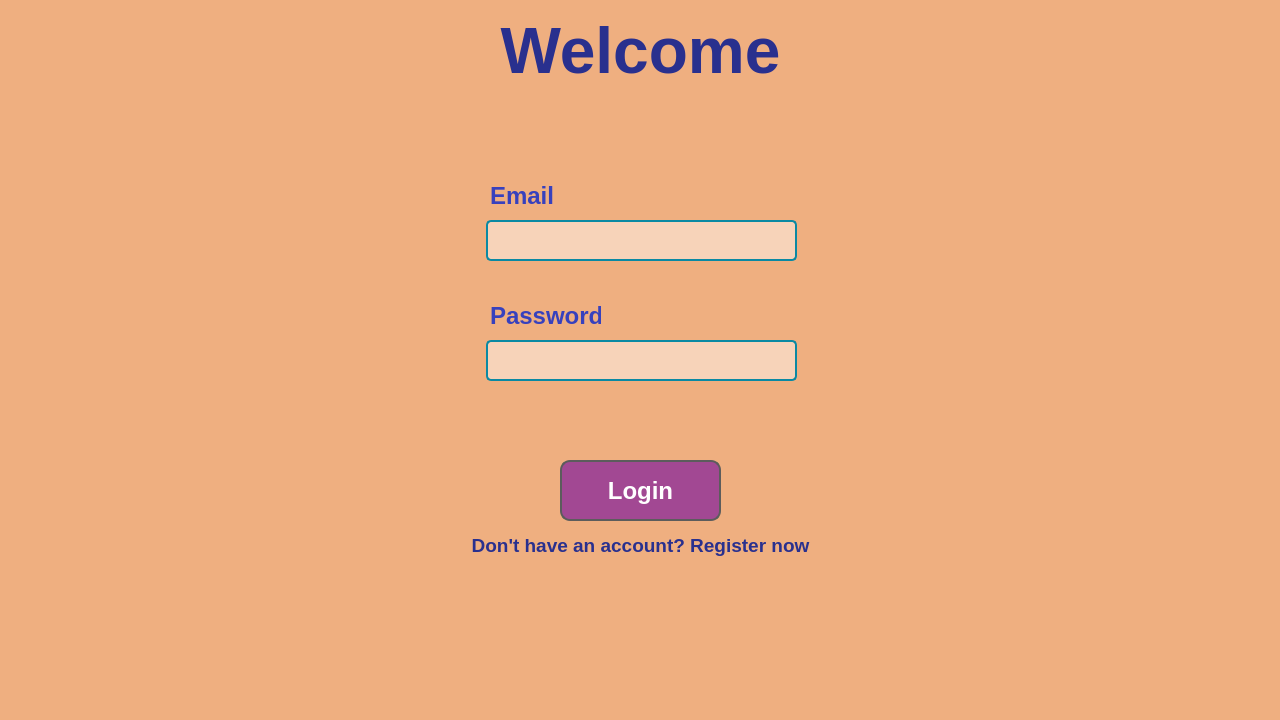
<?xml version="1.0" encoding="UTF-8"?>
<ui version="4.0">
 <class>LoginWindowClass</class>
 <widget class="QMainWindow" name="LoginWindowClass">
  <property name="geometry">
   <rect>
    <x>0</x>
    <y>0</y>
    <width>1280</width>
    <height>720</height>
   </rect>
  </property>
  <property name="minimumSize">
   <size>
    <width>1280</width>
    <height>720</height>
   </size>
  </property>
  <property name="maximumSize">
   <size>
    <width>1280</width>
    <height>720</height>
   </size>
  </property>
  <property name="windowTitle">
   <string>LoginWindow</string>
  </property>
  <property name="styleSheet">
   <string notr="true">background-color: rgb(239,175,128);</string>
  </property>
  <widget class="QWidget" name="centralWidget">
   <widget class="QPushButton" name="LoginButton">
    <property name="geometry">
     <rect>
      <x>560</x>
      <y>460</y>
      <width>161</width>
      <height>61</height>
     </rect>
    </property>
    <property name="font">
     <font>
      <pointsize>18</pointsize>
      <bold>true</bold>
     </font>
    </property>
    <property name="styleSheet">
     <string notr="true">QPushButton {
    border-radius: 10px; 
    border: 2px solid #5c5c5c; 
    background-color: rgb(162,72,147);  
    padding: 5px;
    color: #ffffff;  
}

QPushButton:hover {
    background-color: rgb(231,96,131);  
}

QPushButton:pressed {
    background-color: rgb(225,62,103);  
}
</string>
    </property>
    <property name="text">
     <string>Login</string>
    </property>
   </widget>
   <widget class="QLineEdit" name="LoginPasswordInput">
    <property name="geometry">
     <rect>
      <x>486</x>
      <y>340</y>
      <width>311</width>
      <height>41</height>
     </rect>
    </property>
    <property name="styleSheet">
     <string notr="true">QLineEdit {
    background-color: rgb(247,211,185);  
    color: #19308F;  
    border: 2px solid #0A89A3;  
    border-radius: 5px;
    padding: 5px; 
    font: 12px;
}

QLineEdit:hover {
    border-color: #A24893;  
}

QLineEdit:focus {
    border-color: #E76083;  
    background-color: #FFD1DC;  
}

QLineEdit:disabled {
    background-color: #D4D4D4;  
    border-color: #B0B0B0;
    color: #888888;
}

QLineEdit:placeholder-text {
    color: #A24893;  
}

</string>
    </property>
    <property name="text">
     <string/>
    </property>
    <property name="echoMode">
     <enum>QLineEdit::Password</enum>
    </property>
   </widget>
   <widget class="QLineEdit" name="LoginEmailInput">
    <property name="geometry">
     <rect>
      <x>486</x>
      <y>220</y>
      <width>311</width>
      <height>41</height>
     </rect>
    </property>
    <property name="styleSheet">
     <string notr="true">QLineEdit {
    background-color: rgb(247,211,185);  
    color: #19308F;  
    border: 2px solid #0A89A3;  
    border-radius: 5px;
    padding: 5px; 
    font: 12px;
}

QLineEdit:hover {
    border-color: #A24893;  
}

QLineEdit:focus {
    border-color: #E76083;  
    background-color: #FFD1DC;  
}

QLineEdit:disabled {
    background-color: #D4D4D4;  
    border-color: #B0B0B0;
    color: #888888;
}

QLineEdit:placeholder-text {
    color: #A24893;  
}

</string>
    </property>
    <property name="alignment">
     <set>Qt::AlignLeading|Qt::AlignLeft|Qt::AlignVCenter</set>
    </property>
   </widget>
   <widget class="QLabel" name="LoginTitlePage">
    <property name="geometry">
     <rect>
      <x>0</x>
      <y>0</y>
      <width>1281</width>
      <height>101</height>
     </rect>
    </property>
    <property name="font">
     <font>
      <pointsize>48</pointsize>
      <bold>true</bold>
     </font>
    </property>
    <property name="styleSheet">
     <string notr="true">color: rgb(41, 48, 142);</string>
    </property>
    <property name="text">
     <string>Welcome</string>
    </property>
    <property name="alignment">
     <set>Qt::AlignCenter</set>
    </property>
   </widget>
   <widget class="QLabel" name="label">
    <property name="geometry">
     <rect>
      <x>490</x>
      <y>180</y>
      <width>81</width>
      <height>31</height>
     </rect>
    </property>
    <property name="font">
     <font>
      <pointsize>18</pointsize>
      <bold>true</bold>
     </font>
    </property>
    <property name="styleSheet">
     <string notr="true">color: rgb(55,65, 189);

</string>
    </property>
    <property name="text">
     <string>Email</string>
    </property>
   </widget>
   <widget class="QLabel" name="label_2">
    <property name="geometry">
     <rect>
      <x>490</x>
      <y>300</y>
      <width>111</width>
      <height>31</height>
     </rect>
    </property>
    <property name="font">
     <font>
      <pointsize>18</pointsize>
      <bold>true</bold>
     </font>
    </property>
    <property name="styleSheet">
     <string notr="true">color: rgb(55,65, 189);

</string>
    </property>
    <property name="text">
     <string>Password</string>
    </property>
   </widget>
   <widget class="QLabel" name="EmailErrorLabel">
    <property name="geometry">
     <rect>
      <x>490</x>
      <y>261</y>
      <width>301</width>
      <height>20</height>
     </rect>
    </property>
    <property name="font">
     <font>
      <pointsize>11</pointsize>
      <bold>true</bold>
     </font>
    </property>
    <property name="styleSheet">
     <string notr="true">color: rgb(231, 96, 131);</string>
    </property>
    <property name="text">
     <string/>
    </property>
   </widget>
   <widget class="QLabel" name="PasswordErrorLabel">
    <property name="geometry">
     <rect>
      <x>490</x>
      <y>381</y>
      <width>301</width>
      <height>20</height>
     </rect>
    </property>
    <property name="font">
     <font>
      <pointsize>11</pointsize>
      <bold>true</bold>
     </font>
    </property>
    <property name="styleSheet">
     <string notr="true">color: rgb(231, 96, 131);</string>
    </property>
    <property name="text">
     <string/>
    </property>
   </widget>
   <widget class="QLabel" name="SignupLabel">
    <property name="geometry">
     <rect>
      <x>465</x>
      <y>530</y>
      <width>351</width>
      <height>31</height>
     </rect>
    </property>
    <property name="font">
     <font>
      <pointsize>14</pointsize>
      <bold>true</bold>
     </font>
    </property>
    <property name="styleSheet">
     <string notr="true">color: rgb(41, 48, 142);</string>
    </property>
    <property name="text">
     <string>Don't have an account? Register now</string>
    </property>
    <property name="alignment">
     <set>Qt::AlignCenter</set>
    </property>
   </widget>
  </widget>
 </widget>
 <layoutdefault spacing="6" margin="11"/>
 <resources/>
 <connections/>
</ui>
